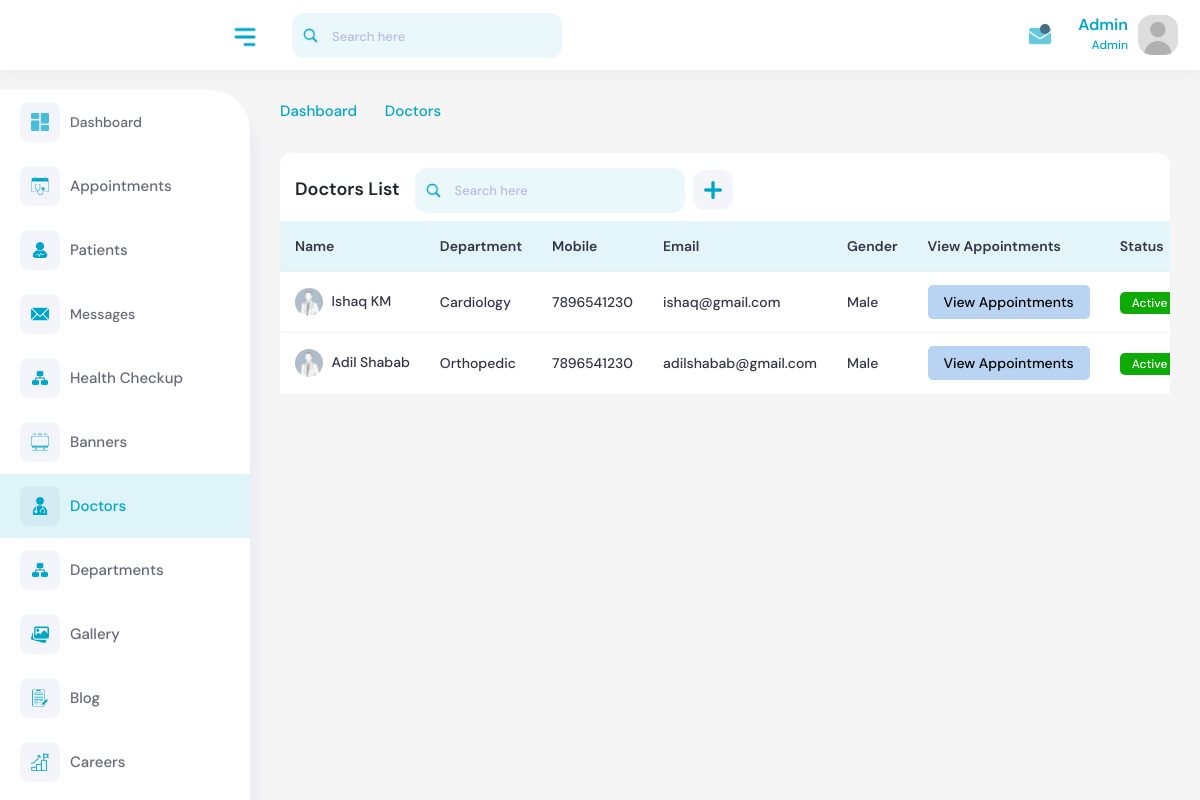
/account/doctors/ (signed in), run on the app's committed database.
### core/models.py (models this page shows, shortened)
class Doctor(models.Model):
    GENDER_CHOICES = [
        ('male', 'Male'),
        ('female', 'Female'),
        ('other', 'Other'),
    ]
    name = models.CharField(max_length=100)
    department = models.ForeignKey(Department, on_delete=models.CASCADE)
    designation = models.CharField(max_length=100)
    experience_years = models.PositiveIntegerField()
    priority = models.DecimalField(max_digits=4, decimal_places=2, null=True, blank=True)
    email = models.EmailField()
    number = models.CharField(max_length=15)
    gender = models.CharField(max_length=6, choices=GENDER_CHOICES)
    education = models.CharField(max_length=200)
    city = models.CharField(max_length=100)
    photo = models.ImageField(upload_to='doctors')
    slug = models.SlugField(unique=True, blank=True)
    status = models.BooleanField(default=True)
    created_at = models.DateTimeField(auto_now_add=True)
    updated_at = models.DateTimeField(auto_now=True)
    description = RichTextField()
    show_on_homepage = models.BooleanField(default=False)  # New field to control homepage display
    meta_title = models.TextField(null=True, blank=True)
    meta_keyword = models.TextField(null=True, blank=True)
    meta_description = models.TextField(null=True, blank=True)

class Department(models.Model):
    SPECIALITY_CHOICES = [
        ('Clinical Services', 'Clinical Services'),
        ('Emergency & Critical Care', 'Emergency & Critical Care'),
        ('Super Speciality Services', 'Super Speciality Services'),
        ('Professions Allied to Medicine', 'Professions Allied to Medicine'),
        ('Laboratory Services', 'Laboratory Services'),
        ('Radiology Services', 'Radiology Services'),
        ('Other Diagnostic Services', 'Other Diagnostic Services'),
    ]
    title = models.CharField(max_length=200)
    speciality_type = models.CharField(max_length=200, choices=SPECIALITY_CHOICES, null=True, blank=True)
    banner = models.FileField(upload_to='departments', null=True, blank=True)
    icon = models.FileField(upload_to='dep-icons', default='static/images/default.png')  # Default icon path
    breadcamp = models.FileField(upload_to='dep-banner', default='static/images/default.png')
    opening_hours = models.CharField(max_length=100)
    created_at = models.DateTimeField(auto_now_add=True)
    updated_at = models.DateTimeField(auto_now=True)
    status = models.BooleanField(default=True)
    slug = models.SlugField(unique=True)
    description = RichTextField()
    show_on_homepage = models.BooleanField(default=False)  # Control homepage display
    meta_title = models.TextField(null=True, blank=True)
    meta_keyword = models.TextField(null=True, blank=True)
    meta_description = models.TextField(null=True, blank=True)
    def __str__(self):
        return self.title

### core/views.py (the view)
# urls.py: path('doctors/', views.frontend_doctors, name='frontend_doctors'),
@login_required(login_url='login')
def doctors(request):
    try:
        profile = Summary.objects.get(user=request.user)
    except ObjectDoesNotExist:
        msg.error(request,'Profile does not exist. You cannot access here.')
        return redirect('login')
    if profile:
        if profile.role == 'hr':
            return redirect('hr_dashboard')
        elif profile.role == 'media':
            return redirect('media_dashboard')  # Correctly redirect to media dashboard
        elif profile.role not in ['frontdesk', 'admin']:
            return redirect('homepage')
    else:
        return redirect('homepage')
    doctors = Doctor.objects.annotate(
        is_priority_null=Case(
            When(priority=None, then=Value(1)),
            default=Value(0),
            output_field=IntegerField(),
        )
    ).order_by('is_priority_null', 'priority')
    context ={ 'doctors': doctors }
    return render(request, 'backend/doctors.html', context)

### templates/backend/doctors.html (shortened to what this page needs)
{% extends 'backend/base.html' %}
{% load static %}
{% block content %}
<div class="content">
    <div class="page-header">
        <div class="row">
            <div class="col-sm-12">
                <ul class="breadcrumb">
                    <li class="breadcrumb-item"><a href="{% url 'dashboard' %}">Dashboard </a></li>
                    <li class="breadcrumb-item"><i class="feather-chevron-right"></i></li>
                    <li class="breadcrumb-item active">Doctors</li>
                </ul>
            </div>
        </div>
    </div>
    <div class="row">
        <div class="col-sm-12">
            <div class="card card-table show-entire">
                <div class="card-body">
                    <div class="page-table-header mb-2">
                        <div class="row align-items-center">
                            <div class="col">
                                <div class="doctor-table-blk">
                                    <h3>Doctors List</h3>
                                    <div class="doctor-search-blk">
                                        <div class="top-nav-search table-search-blk">
                                            <form>
                                                <input id="search-input" type="text" class="form-control" placeholder="Search here" />
                                                <a class="btn"><img src="{% static 'img/icons/search.png' %}" style="width: 15px" alt /></a>
                                            </form>
                                        </div>
                                        <div class="add-group">
                                            <a href="{% url 'create_doctor' %}" class="btn btn-primary add-pluss ms-2"><img style="width: 18px" src="{% static 'img/icons/plus.png' %}" alt /></a>
                                        </div>
                                    </div>
                                </div>
                            </div>
                        </div>
                    </div>
                    <div class="table-responsive">
                        <table id="banners-table" class="table border-0 custom-table comman-table datatable mb-0">
                            <thead>
                                <tr>
                                    <th>Name</th>
                                    <th>Department</th>
                                    <th>Mobile</th>
                                    <th>Email</th>
                                    <th>Gender</th>
                                    <th>View Appointments</th>
                                    <th>Status</th>
                                </tr>
                            </thead>
                            <tbody>
                                {% for doctor in doctors %}
                                    <tr>
                                        <td class="profile-image">
                                            <a href=""><img width="28" height="28" src="{{doctor.photo.url}}" class="rounded-circle m-r-5" alt /> {{doctor.name}}</a>
                                        </td>
                                        <td><span>{{doctor.department}}</span></td>
                                        <td>{{ doctor.number}}</td>
                                        <td style="text-transform: lowercase !important;" class="email">{{ doctor.email}}</td>
                                        <td>{{ doctor.gender}}</td>
                                        <td>
                                            <a href="{% url 'doctor_appointments' doctor.id %}" class="py-2 px-3  boo_king">View Appointments</a>
                                        </td>
                                        <td>
                                        {% if doctor.status == True %}
                                            <span class="acti_ve">Active</span>
                                            {% else %}
                                            <span class="in_acti_ve">Inactive</span>
                                        {% endif %}
                                        </td>
                                    </tr>
                                {% endfor %}
                            </tbody>
                        </table>
                    </div>
                </div>
            </div>
        </div>
    </div>
</div>
{% endblock content %}

### templates/backend/base.html (shortened to what this page needs)
<!DOCTYPE html>
{% load static %}
<html lang="en">
    <head>
        <link rel="stylesheet" type="text/css" href="{% static 'css/bootstrap.min.css' %}" />
        <link rel="stylesheet" href="{% static 'plugins/fontawesome/css/fontawesome.min.css' %}" />
        <link rel="stylesheet" href="{% static 'plugins/fontawesome/css/all.min.css' %}" />
        <link rel="stylesheet" type="text/css" href="{% static 'css/select2.min.css' %}" />
        <link rel="stylesheet" href="{% static 'plugins/datatables/datatables.min.css' %}" />
        <link rel="stylesheet" href="{% static 'css/feather.css' %}" />
        <link rel="stylesheet" type="text/css" href="{% static 'css/style.css' %}" />
    </head>
    <body>
        <div class="main-wrapper">
            <div class="header">
                <div class="header-left">
                    <a href="{% url 'dashboard' %}" class="logo"> <img src="{% static 'img/logo.png' %}" style="width: 180px" class="img-fluid" alt /> </a>
                </div>
                <a id="toggle_btn" href="javascript:void(0);"><img src="{% static 'img/icons/menu.png' %}" style="width: 30px;" alt /></a>
                <div class="top-nav-search mob-view">
                    <form>
                        <input type="text" class="form-control" placeholder="Search here" />
                        <a class="btn"><img src="{% static 'img/icons/search.png' %}" style="width: 15px;" alt /></a>
                    </form>
                </div>
                <ul class="nav user-menu float-end">
                    <li class="nav-item dropdown d-none d-md-block">
                        <a href="#" class="dropdown-toggle nav-link" data-bs-toggle="dropdown">
                            <img src="{% static 'img/icons/email.png' %}" style="width: 22px;" alt />
                            <span class="pulse"></span>
                        </a>
                    </li>
                    <li class="nav-item dropdown has-arrow user-profile-list">
                        <a href="#" class="dropdown-toggle nav-link user-link" data-bs-toggle="dropdown">
                            <div class="user-names">
                                <h5 style="text-transform: capitalize;">{{request.user.username}}</h5>
                                <span>Admin</span>
                            </div>
                            <span class="user-img">
                                <img src="{% static 'img/user.jpg' %}" alt="Admin" />
                            </span>
                        </a>
                    </li>
                </ul>
            </div>
            <div class="sidebar" id="sidebar">
                <div class="sidebar-inner slimscroll">
                    <div id="sidebar-menu" class="sidebar-menu">
                        <ul class="main">
                            <div class="sidebar__box dashboard_sidebar">
                                <a href="{% url 'dashboard' %}">
                                    <span class="menu-side"><img src="{% static 'img/icons/dashboard.png' %}" style="width: 18px;" alt /></span> <span> Dashboard </span>
                                </a>
                            </div>
                            <li class="submenu appointment_sidebar">
                                <a href="#">
                                    <span class="menu-side"><img src="{% static 'img/icons/appointment.png' %}" style="width: 18px;" alt /></span> <span> Appointments </span> <span class="menu-arrow"></span>
                                </a>
                            </li>
                            <li class="submenu patients_sidebar">
                                <a href="#">
                                    <span class="menu-side"><img src="{% static 'img/icons/healthy.png' %}" style="width: 18px;" alt /></span> <span>Patients </span> <span class="menu-arrow"></span>
                                </a>
                            </li>
                            <div class="sidebar__box messages_sidebar">
                                <a href="{% url 'messages' %}">
                                    <span class="menu-side"><img src="{% static 'img/icons/message.png' %}" style="width: 18px;" alt /></span> <span> Messages </span>
                                </a>
                            </div>
                            <li class="submenu health_checkup_sidebar">
                                <a href="#">
                                    <span class="menu-side"><img src="{% static 'img/icons/department.png' %}" style="width: 18px;" alt /></span> <span> Health Checkup </span> <span class="menu-arrow"></span>
                                </a>
                            </li>
                            <li class="submenu banner_sidebar">
                                <a href="#">
                                    <span class="menu-side"><img src="{% static 'img/icons/banner.png' %}" style="width: 18px;" alt /></span> <span> Banners </span> <span class="menu-arrow"></span>
                                </a>
                            </li>
                            <li class="submenu doctor_sidebar">
                                <a href="#">
                                    <span class="menu-side"><img src="{% static 'img/icons/doctor.png' %}" style="width: 18px;" alt /></span> <span> Doctors </span> <span class="menu-arrow"></span>
                                </a>
                            </li>
                            <li class="submenu department_sidebar">
                                <a href="#">
                                    <span class="menu-side"><img src="{% static 'img/icons/department.png' %}" style="width: 18px;" alt /></span> <span> Departments </span> <span class="menu-arrow"></span>
                                </a>
                            </li>
                            <li class="submenu gallery_sidebar">
                                <a href="#">
                                    <span class="menu-side"><img src="{% static 'img/icons/gallery.png' %}" style="width: 18px;" alt /></span> <span> Gallery</span> <span class="menu-arrow"></span>
                                </a>
                            </li>
                            <li class="submenu blogs_sidebar">
                                <a href="#">
                                    <span class="menu-side"><img src="{% static 'img/icons/blog.png' %}" style="width: 18px;" alt /></span> <span> Blog</span> <span class="menu-arrow"></span>
                                </a>
                            </li>
                            <li class="submenu career_sidebar">
                                <a href="#">
                                    <span class="menu-side"><img src="{% static 'img/icons/career.png' %}" style="width: 18px;" alt /></span> <span> Careers</span> <span class="menu-arrow"></span>
                                </a>
                            </li>
                            <div class="sidebar__box notifications_sidebar">
                            </div>
                        </ul>
                    </div>
                </div>
            </div>
            <div class="page-wrapper">
                {% block content %}
                {% endblock content %}
            </div>
        </div>
        <script src="{% static 'cdn-cgi/scripts/7d0fa10a/cloudflare-static/rocket-loader.min.js' %}" data-cf-settings="0809f830a9a7270f0d91c883-|49" defer></script></body>
    </body>
</html>

### static/css/feather.css (style rules this page uses)
[class^="feather-"], [class*=" feather-"] { font-family: 'feather' !important; speak: none; font-style: normal; font-weight: normal; font-variant: normal; text-transform: none; line-height: 1; -webkit-font-smoothing: antialiased; -moz-osx-font-smoothing: grayscale; }
.feather-chevron-right:before { content: "\e930"; }

### data on the page
Doctor: photo (picture), name "Ishaq KM", department "Cardiology", number "7896541230", email "ishaq@gmail.com", gender "Male", status "Active"
Doctor: photo (picture), name "Adil Shabab", department "Orthopedic", number "7896541230", email "adilshabab@gmail.com", gender "Male", status "Active"

### other printed values
{{ request.user.username }} "Admin"
